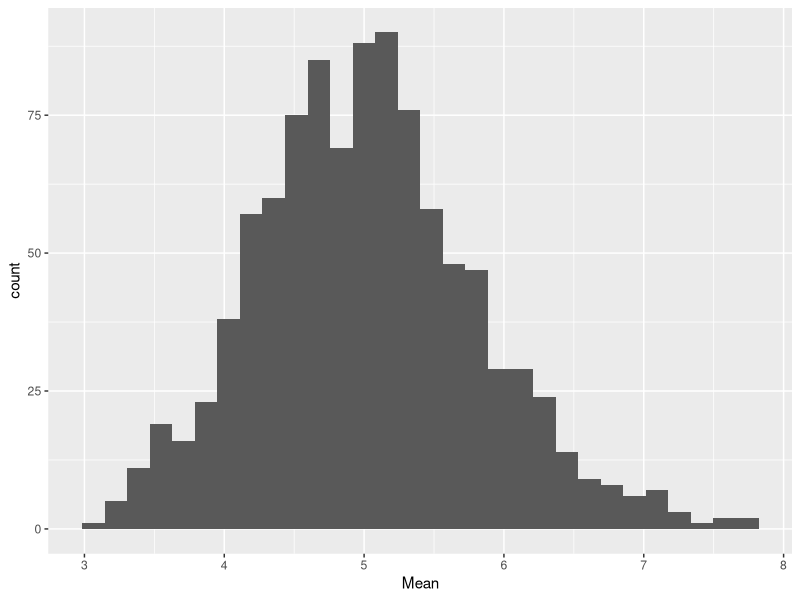
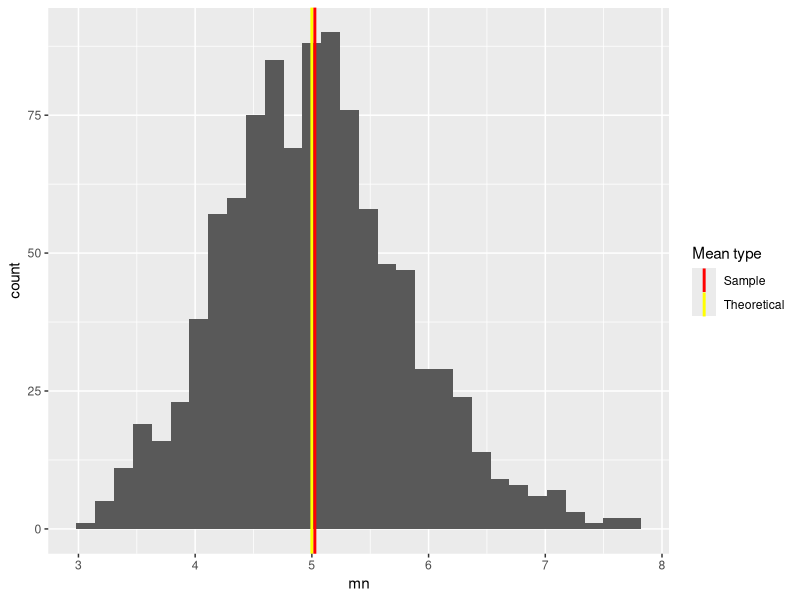
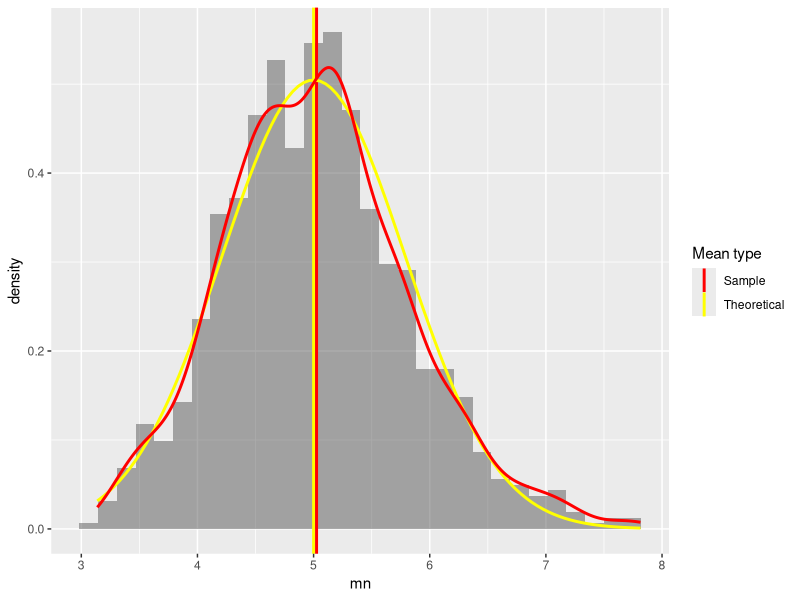
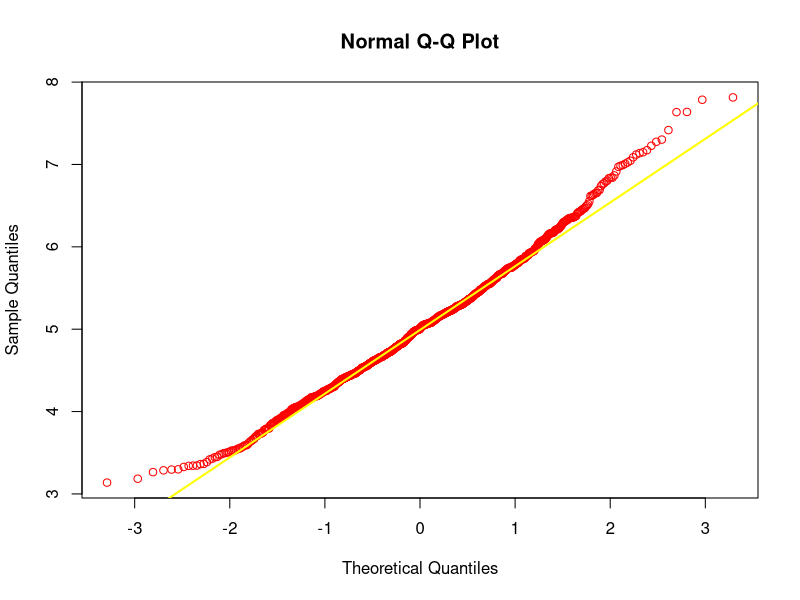

Here is the R script that generated these plots, in order:
## ---- chunk 1
library(ggplot2) # load the plotting library

# set the parameter
set.seed(111) 
n <- 40
lambda <- 0.2 # rate
num_simulation <- 1000

# running the simulations
exp_dist <- matrix(data = rexp(n * num_simulation, lambda), nrow = num_simulation)
exp_dist_mn <- data.frame(mn = apply(exp_dist, 1, mean)) #calculating the means

ggplot(exp_dist_mn, aes(mn)) + geom_histogram() + xlab('Mean') #ploting the results
## ---- chunk 2
sample_mn <-  mean(exp_dist_mn$mn)
theoretical_mn <- 1/lambda
diff <-  theoretical_mn - sample_mn
diff #The difference between sample mean and theoretical mean

## ---- chunk 3
sample_mn <-  mean(exp_dist_mn$mn)
theoretical_mn <- 1/lambda
diff_mn <-  theoretical_mn - sample_mn
diff_mn #The difference between sample mean and theoretical mean

mns_mat <- data.frame(value = c(theoretical_mn, sample_mn), type= c('Theoretical', 'Sample') )

ggplot(exp_dist_mn, aes(mn)) + geom_histogram() +
    geom_vline(
    aes(xintercept = value, color = type),
    data = mns_mat,
    lwd = 1,
    show.legend = T
    ) +
    scale_color_manual("Mean type", values = c("Theoretical" = "yellow", "Sample" = "red"))
## ---- chunk 4
theoretical_var <- ( (1/lambda) / sqrt(n) )^2
sample_var <- var(exp_dist_mn)
diff_var <- theoretical_var - sample_var
diff_var
## ---- chunk 5
ggplot(exp_dist_mn, aes(mn)) + geom_histogram(aes(y = ..density..), alpha = 0.5) +
    geom_vline(
    aes(xintercept = value, color = type),
    data = mns_mat,
    lwd = 1,
    show.legend = T
    ) +
    scale_color_manual("Mean type", values = c("Theoretical" = "yellow", "Sample" = "red")) +
    stat_function(
    fun = dnorm,
    args = list(mean = theoretical_mn, sd = sqrt(theoretical_var)),
    colour = 'yellow',
    size = 1
    ) +
    geom_density(color = 'red', size = 1) 
## ---- chunk 6
qqnorm(exp_dist_mn$mn,  main ="Normal Q-Q Plot", col = 'red')
qqline(exp_dist_mn$mn,  col = "yellow", lwd = 2)
